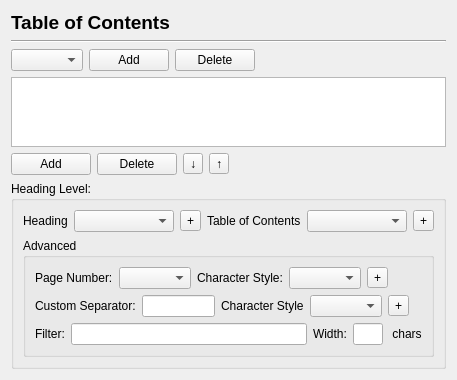
<?xml version="1.0" encoding="UTF-8"?>
<ui version="4.0">
 <class>ScribusPlugin::TableOfContents::Settings</class>
 <widget class="QWidget" name="ScribusPlugin::TableOfContents::Settings">
  <property name="geometry">
   <rect>
    <x>0</x>
    <y>0</y>
    <width>400</width>
    <height>318</height>
   </rect>
  </property>
  <property name="windowTitle">
   <string>Dialog</string>
  </property>
  <layout class="QVBoxLayout" name="verticalLayout">
   <item>
    <widget class="QLabel" name="label_8">
     <property name="font">
      <font>
       <pointsize>14</pointsize>
       <weight>75</weight>
       <bold>true</bold>
      </font>
     </property>
     <property name="text">
      <string>Table of Contents</string>
     </property>
    </widget>
   </item>
   <item>
    <widget class="Line" name="line">
     <property name="orientation">
      <enum>Qt::Horizontal</enum>
     </property>
    </widget>
   </item>
   <item>
    <layout class="QHBoxLayout" name="horizontalLayout">
     <item>
      <widget class="QComboBox" name="tableOfContentsList"/>
     </item>
     <item>
      <widget class="QPushButton" name="addTableOfContentsButton">
       <property name="sizePolicy">
        <sizepolicy hsizetype="Minimum" vsizetype="Fixed">
         <horstretch>0</horstretch>
         <verstretch>0</verstretch>
        </sizepolicy>
       </property>
       <property name="minimumSize">
        <size>
         <width>0</width>
         <height>0</height>
        </size>
       </property>
       <property name="maximumSize">
        <size>
         <width>16777215</width>
         <height>16777215</height>
        </size>
       </property>
       <property name="text">
        <string>Add</string>
       </property>
      </widget>
     </item>
     <item>
      <widget class="QPushButton" name="deleteTableOfContentsButton">
       <property name="maximumSize">
        <size>
         <width>16777215</width>
         <height>16777215</height>
        </size>
       </property>
       <property name="text">
        <string>Delete</string>
       </property>
      </widget>
     </item>
     <item>
      <spacer name="horizontalSpacer">
       <property name="orientation">
        <enum>Qt::Horizontal</enum>
       </property>
       <property name="sizeHint" stdset="0">
        <size>
         <width>40</width>
         <height>20</height>
        </size>
       </property>
      </spacer>
     </item>
    </layout>
   </item>
   <item>
    <widget class="QListWidget" name="levelList"/>
   </item>
   <item>
    <layout class="QHBoxLayout" name="horizontalLayout_4">
     <item>
      <widget class="QPushButton" name="addLevelButton">
       <property name="text">
        <string>Add</string>
       </property>
      </widget>
     </item>
     <item>
      <widget class="QPushButton" name="deleteLevelButton">
       <property name="text">
        <string>Delete</string>
       </property>
      </widget>
     </item>
     <item>
      <widget class="QToolButton" name="levelDownButton">
       <property name="text">
        <string>↓</string>
       </property>
      </widget>
     </item>
     <item>
      <widget class="QToolButton" name="levelUpButton">
       <property name="text">
        <string>↑</string>
       </property>
      </widget>
     </item>
     <item>
      <spacer name="horizontalSpacer_3">
       <property name="orientation">
        <enum>Qt::Horizontal</enum>
       </property>
       <property name="sizeHint" stdset="0">
        <size>
         <width>40</width>
         <height>20</height>
        </size>
       </property>
      </spacer>
     </item>
    </layout>
   </item>
   <item>
    <widget class="QGroupBox" name="levelGroup">
     <property name="sizePolicy">
      <sizepolicy hsizetype="Expanding" vsizetype="MinimumExpanding">
       <horstretch>0</horstretch>
       <verstretch>0</verstretch>
      </sizepolicy>
     </property>
     <property name="title">
      <string>Heading Level:</string>
     </property>
     <layout class="QVBoxLayout" name="verticalLayout_2">
      <item>
       <layout class="QHBoxLayout" name="horizontalLayout_2">
        <item>
         <widget class="QLabel" name="label_6">
          <property name="text">
           <string>Heading</string>
          </property>
         </widget>
        </item>
        <item>
         <widget class="QComboBox" name="styleHeadingList">
          <property name="minimumSize">
           <size>
            <width>100</width>
            <height>0</height>
           </size>
          </property>
         </widget>
        </item>
        <item>
         <widget class="QToolButton" name="createStyleHeadingButton">
          <property name="text">
           <string>+</string>
          </property>
         </widget>
        </item>
        <item>
         <widget class="QLabel" name="label_7">
          <property name="text">
           <string>Table of Contents</string>
          </property>
         </widget>
        </item>
        <item>
         <widget class="QComboBox" name="styleTocList">
          <property name="minimumSize">
           <size>
            <width>100</width>
            <height>0</height>
           </size>
          </property>
         </widget>
        </item>
        <item>
         <widget class="QToolButton" name="createStyleTocButton">
          <property name="text">
           <string>+</string>
          </property>
         </widget>
        </item>
        <item>
         <spacer name="horizontalSpacer_2">
          <property name="orientation">
           <enum>Qt::Horizontal</enum>
          </property>
          <property name="sizeHint" stdset="0">
           <size>
            <width>40</width>
            <height>20</height>
           </size>
          </property>
         </spacer>
        </item>
       </layout>
      </item>
      <item>
       <widget class="QGroupBox" name="groupBox">
        <property name="title">
         <string>Advanced</string>
        </property>
        <layout class="QVBoxLayout" name="verticalLayout_3">
         <item>
          <layout class="QHBoxLayout" name="horizontalLayout_3">
           <item>
            <widget class="QLabel" name="pageNumberLabel">
             <property name="text">
              <string>Page Number:</string>
             </property>
            </widget>
           </item>
           <item>
            <widget class="QComboBox" name="pageNumberPositionList"/>
           </item>
           <item>
            <widget class="QLabel" name="PageNumberStyleLabel">
             <property name="text">
              <string>Character Style:</string>
             </property>
            </widget>
           </item>
           <item>
            <widget class="QComboBox" name="pageNumberStyleList"/>
           </item>
           <item>
            <widget class="QToolButton" name="createStylePageNumberButton">
             <property name="text">
              <string>+</string>
             </property>
            </widget>
           </item>
           <item>
            <spacer name="horizontalSpacer_4">
             <property name="orientation">
              <enum>Qt::Horizontal</enum>
             </property>
             <property name="sizeHint" stdset="0">
              <size>
               <width>40</width>
               <height>20</height>
              </size>
             </property>
            </spacer>
           </item>
          </layout>
         </item>
         <item>
          <layout class="QHBoxLayout" name="horizontalLayout_6">
           <item>
            <widget class="QLabel" name="separatorLabel">
             <property name="text">
              <string>Custom Separator:</string>
             </property>
            </widget>
           </item>
           <item>
            <widget class="QLineEdit" name="separatorInput">
             <property name="maximumSize">
              <size>
               <width>100</width>
               <height>16777215</height>
              </size>
             </property>
            </widget>
           </item>
           <item>
            <widget class="QLabel" name="separatorStyleLabel">
             <property name="text">
              <string>Character Style</string>
             </property>
            </widget>
           </item>
           <item>
            <widget class="QComboBox" name="separatorStyleList"/>
           </item>
           <item>
            <widget class="QToolButton" name="createStyleSeparatorButton">
             <property name="text">
              <string>+</string>
             </property>
            </widget>
           </item>
           <item>
            <spacer name="horizontalSpacer_5">
             <property name="orientation">
              <enum>Qt::Horizontal</enum>
             </property>
             <property name="sizeHint" stdset="0">
              <size>
               <width>40</width>
               <height>20</height>
              </size>
             </property>
            </spacer>
           </item>
          </layout>
         </item>
         <item>
          <layout class="QHBoxLayout" name="horizontalLayout_5">
           <item>
            <widget class="QLabel" name="filterLabel">
             <property name="text">
              <string>Filter:</string>
             </property>
            </widget>
           </item>
           <item>
            <widget class="QLineEdit" name="regexFilterInput"/>
           </item>
           <item>
            <widget class="QLabel" name="filterWidthLabel">
             <property name="text">
              <string>Width:</string>
             </property>
            </widget>
           </item>
           <item>
            <widget class="QLineEdit" name="tocItemLengthInput">
             <property name="minimumSize">
              <size>
               <width>0</width>
               <height>0</height>
              </size>
             </property>
             <property name="maximumSize">
              <size>
               <width>30</width>
               <height>16777215</height>
              </size>
             </property>
            </widget>
           </item>
           <item>
            <widget class="QLabel" name="filteCharsLabel">
             <property name="text">
              <string> chars</string>
             </property>
            </widget>
           </item>
          </layout>
         </item>
        </layout>
       </widget>
      </item>
     </layout>
    </widget>
   </item>
   <item>
    <spacer name="verticalSpacer">
     <property name="orientation">
      <enum>Qt::Vertical</enum>
     </property>
     <property name="sizeHint" stdset="0">
      <size>
       <width>20</width>
       <height>40</height>
      </size>
     </property>
    </spacer>
   </item>
  </layout>
 </widget>
 <resources/>
 <connections/>
</ui>
